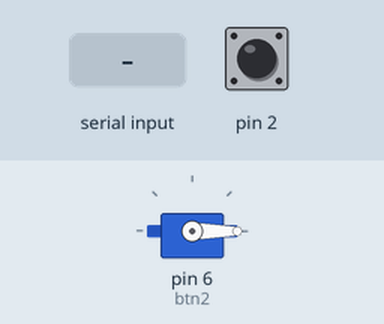
The sketch below on a simulated Arduino Uno, built with avr-gcc and run on an emulated ATmega328P. On the bench: servo. The inputs (shaded band) are chosen by the test bench; at power-on: pin 2 HIGH. What the sketch prints to the serial monitor is not drawn.

Above: at 1.2 s.
1.3 s: "90,45\n" received over Serial
At 3.5 s:
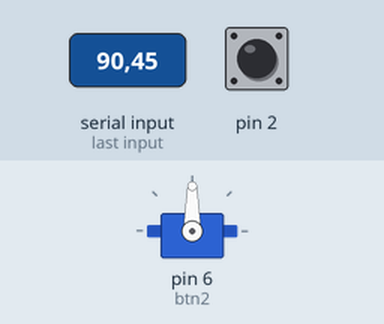
3.8 s: "30,150\n" received over Serial
At 5.4 s:
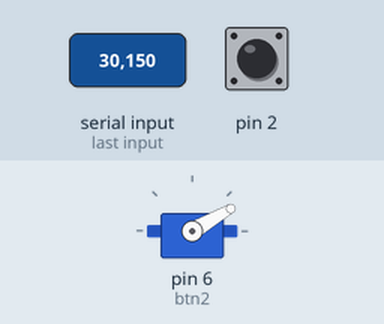
6.3 s: "90\n" received over Serial
At 8.4 s:
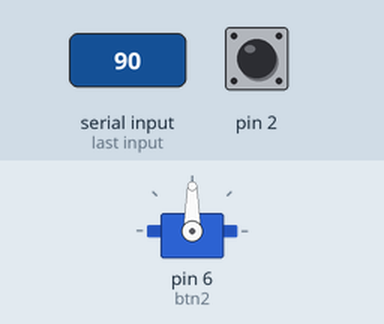
Timing chart, 0 to 9.9 s (numbered marks = the images above; inputs shaded):
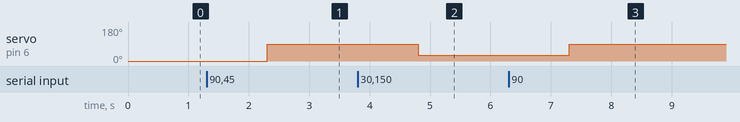

The sketch:

RamirezPaul_Ejercicio2.ino
```cpp
/*
 * Ejercicio 2
 * Autor Ramirez Paul
 *
 */
 #include<Servo.h>
 Servo servo1;
 String dato;
 int giro;
 int btn1=5;
 int btn2=6;
 int btn3=7;
 int btn4=8;
 int btn5=9;

void setup() {
  pinMode(btn1,INPUT);
  pinMode(btn2,INPUT);
  pinMode(btn3,INPUT);
  pinMode(btn4,INPUT);
  pinMode(btn5,INPUT);
  servo1.attach(6);
  attachInterrupt(0,activacion,LOW);
  Serial.begin(9600);
  Serial.println("Ingrese el valor de 0 al 100");


}

void loop() {
  if(Serial.available()>0){
    dato=Serial.readString();
    giro=dato.toInt();

  }
  if(giro<100){
    servo1.write(giro);

  }else{
    Serial.println("Dato ingresado erroneo");
  }

}

void activacion(){

}
```

Measured:
- after the input at 1.3 s, servo on pin 6 (btn2): 0° → 90° after 1.0 s
- after the input at 3.8 s, servo on pin 6 (btn2): 90° → 30° after 1.0 s
- after the input at 6.3 s, servo on pin 6 (btn2): 30° → 90° after 1.0 s
